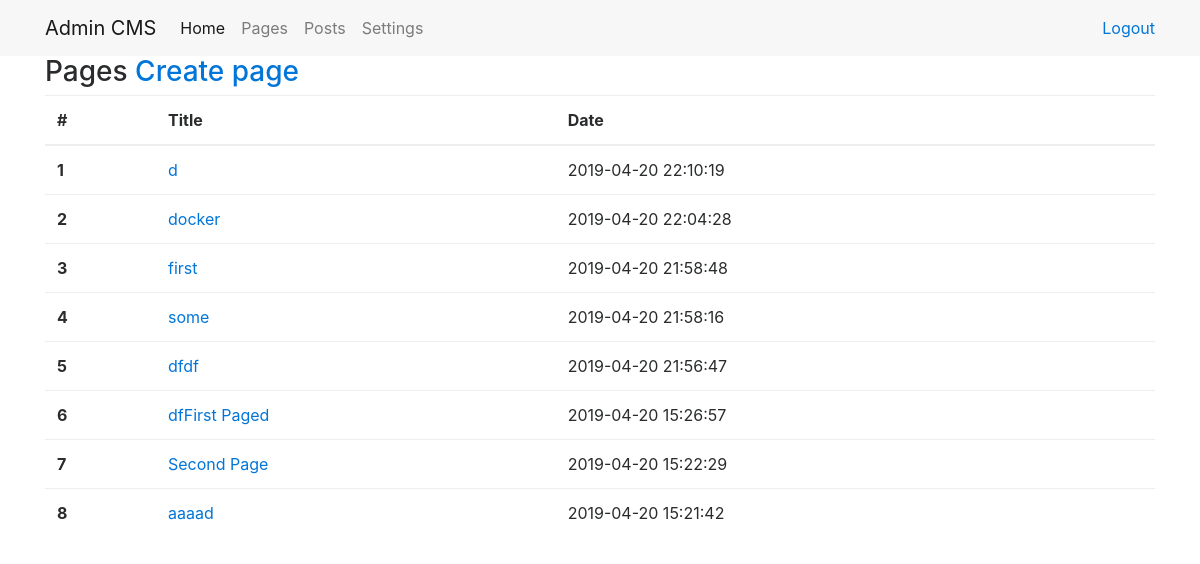
The page /admin/pages/ on the database as committed earlier.
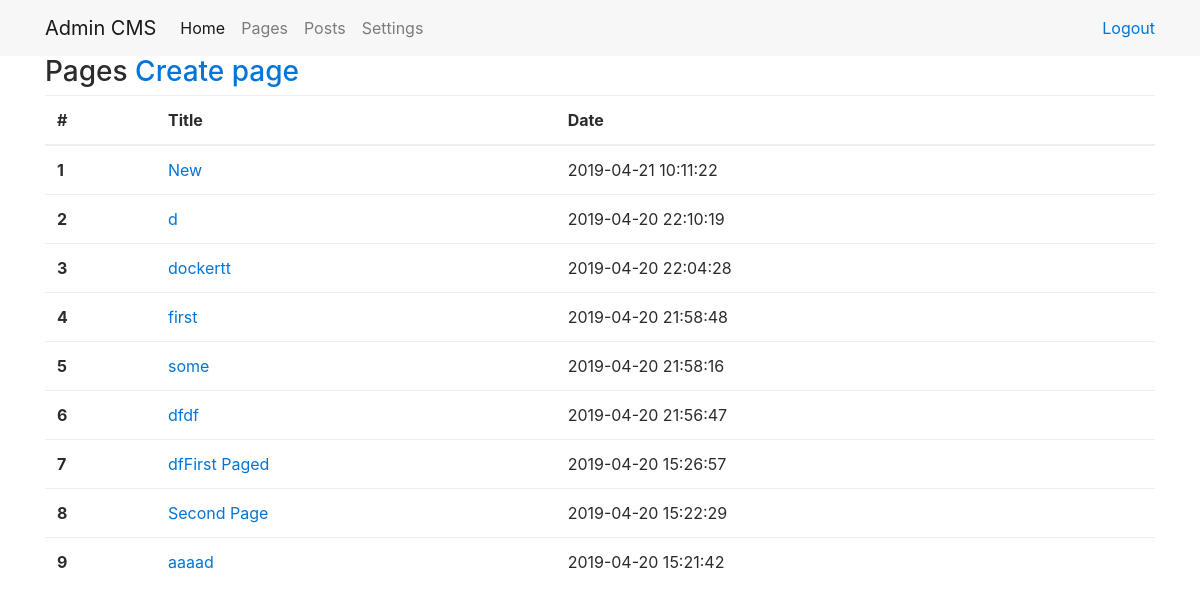
The same page on the database as committed later.
### tables this page shows
CREATE TABLE `page` (
  `id` int(11) NOT NULL,
  `title` varchar(255) NOT NULL,
  `content` text NOT NULL,
  `date` timestamp NOT NULL DEFAULT CURRENT_TIMESTAMP
);

### engine/Core/Template/View.php (called while the page is built, shortened)
<?php
class View {
  public function __construct(DI $di) {
    $this->di = $di;
  }
  public function render($template, $vars = []) {
    $templatePath = $this->getTemplatePath($template, ENV);
    $vars['lang'] = $this->di->get('language');
    extract($vars);
    try {
      require $templatePath;
    } catch (\Exception $e) {
      ob_end_clean();
      throw $e;
    }
  }
  private function getTemplatePath($template, $env) {
    return path('view') . '/' . $template . '.php';
  }
}

### admin/Controller/PageController.php (called while the page is built, shortened)
<?php
class PageController extends AdminController {
  public function listing() {
    $data['pages'] = $this->model->page->getPages();
    $this->view->render('pages/list', $data);
  }
}
?>

### engine/Cms.php (called while the page is built, shortened)
<?php
class Cms {
  private $di;
  public $router;
  public function __construct($di) {
    $this->di = $di;
    $this->router = $this->di->get('router');
  }
  public function run() {
    try {
      $routerDispatch = $this->router->dispatch(Common::getMethod(), Common::getPathUrl());
      list($class, $action) = explode(':', $routerDispatch->getController(), 2);
      $parameters = $routerDispatch->getParameters();
      call_user_func_array([new $controller($this->di), $action], $parameters);
    } catch (\Exception $e) {
      echo $e->getMessage();
      exit;
    }
  }
}

### engine/bootstrap.php (called while the page is built, shortened)
<?php
try {
  $di = new DI();
  $cms = new Cms($di);
  $cms->run();
} catch (\ErrorException $e) {
  echo $e->getMessage();
}

### admin/index.php (called while the page is built, shortened)
<?php
require_once '../engine/Bootstrap.php';

### engine/Core/Database/Connection.php (called while the page is built, shortened)
<?php
class Connection {
    private $link;
    private function connect()
    {
        $config = Config::file('database');
        $dsn = 'mysql:host=' .$config['host'] .';dbname=' .$config['db_name'] .';charset=' .$config['charset'];
        $this->link = new PDO($dsn, $config['username'], $config['password']);
        return $this;
    }
    public function query($sql, $values = [], $statement = PDO::FETCH_OBJ)
    {
        $sth = $this->link->prepare($sql);
        $sth->execute($values);
        $result = $sth->fetchAll($statement);
        return $result;
    }
}

### engine/Core/Config/Config.php (called while the page is built, shortened)
<?php
class Config {
  public static function file($group) {
    $path = $_SERVER['DOCUMENT_ROOT'] . '/' . mb_strtolower(ENV) . '/Config/' . $group . '.php';
    if(file_exists($path)) {
      $items = require_once $path;
      if(!empty($items)) {
        return $items;
      } else {
        throw new \Exception(
          sprintf('Config file <strong>%s</strong> is not a valid array.', $path)
        );
      }
    } else {
      throw new \Exception(
        sprintf('Cannot load config from file, file <strong>%s</strong> does not exist.', $path)
      );
    }
    return false;
  }
}

### admin/Config/database.php (called while the page is built)
<?php
return [
  'host' => 'localhost',
  'db_name' => 'cms',
  'username' => 'root',
  'password' => '1111',
  'charset' => 'utf8'
];

### admin/Model/Page/PageRepository.php (called while the page is built, shortened)
<?php
class PageRepository extends Model
{
    public function getPages() {
        $sql = $this->queryBuilder->select()
            ->from('page')
            ->orderBy('id', 'DESC')
            ->sql();
        return $this->db->query($sql);
    }
}

### engine/Controller.php (called while the page is built, shortened)
<?php
abstract class Controller
{
    protected $di;
    public function __construct(DI $di)
    {
        $this->di      = $di;
    }
    public function __get($key)
    {
        return $this->di->get($key);
    }
}

### engine/DI/DI.php (called while the page is built, shortened)
<?php
class DI {
  private $container = [];
  public function set($key, $value) {
    $this->container[$key] = $value;
    return $this;
  }
  public function get($key) {
    return $this->has($key);
  }
  public function has($key) {
    return isset($this->container[$key]) ? $this->container[$key] : null;
  }
}

### engine/Model.php (called while the page is built, shortened)
<?php
abstract class Model {
  public function __construct(DI $di) {
    $this->di = $di;
    $this->db = $this->di->get('db');
    $this->queryBuilder = new QueryBuilder();
  }
}

### engine/Core/Database/QueryBuilder.php (called while the page is built, shortened)
<?php
class QueryBuilder
{
    protected $sql = [];
    public function select($fields = '*')
    {
        $this->sql['select'] = "SELECT {$fields} ";
        return $this;
    }
    public function from($table)
    {
        $this->sql['from'] = "FROM {$table} ";
        return $this;
    }
    public function orderBy($field, $order)
    {
        $this->sql['order_by'] = "ORDER BY {$field} {$order}";
        return $this;
    }
    public function sql()
    {
        $sql = '';
        if(!empty($this->sql)) {
            foreach ($this->sql as $key => $value) {
                if ($key == 'where') {
                    $sql .= ' WHERE ';
                    foreach ($value as $where) {
                        $sql .= $where;
                        if (count($value) > 1 and next($value)) {
                            $sql .= ' AND ';
                        }
                    }
                } else {
                    $sql .= $value;
                }
            }
        }
        return $sql;
    }
    public function reset()
    {
        $this->sql    = [];
    }
}

### admin/View/pages/list.php (the view, shortened to what the changed rows need)
<main>
    <div class="container">
      <table class="table">
        <thead>
          <tr>
            <th scope="col">#</th>
            <th scope="col">Title</th>
            <th scope="col">Date</th>
          </tr>
        </thead>
        <tbody>
          <?php foreach($pages as $key => $page) : ?>
            <tr>
            <th scope="row"><?=++$key?></th>
              <td>
              <a href="/admin/pages/edit/<?=$page->id?>">
                  <?=$page->title?>
                </a>
              </td>
              <td><?=$page->date?></td>
            </tr>
          <?php endforeach; ?>
        </tbody>
      </table>
    </div>
</main>

Rows that differ between the two databases and show on the page:
added page: title "New", date "2019-04-21 10:11:22"
changed page: title "docker" → "dockertt"
